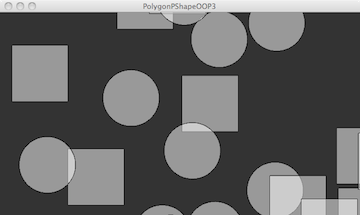
#> input picture images/source/touch1.png, 360 x 215 px
$ python segTest2.py
#> lines starting #> are read from the running program, lines starting #| are printed output that depends on the picture; after the words box and inside, x2 and y2 are one past the last pixel; in counts of white or black regions, pixels touching at a corner belong together
import numpy as np
import cv2
from matplotlib import pyplot as plt
img = cv2.imread('images/source/touch1.png')
#> img is the input picture: shape (215, 360, 3); mean B, G, R 98.3, 98.3, 98.3
#scale
#height, width = img.shape[:2]
#img = cv2.resize(img,(width/2, height/2), interpolation = cv2.INTER_CUBIC)

cv2.imshow('Main',img)
cv2.waitKey(0)
cv2.destroyAllWindows()

gray = cv2.cvtColor(img,cv2.COLOR_BGR2GRAY)

cv2.imshow('Gray',gray)
cv2.waitKey(0)
cv2.destroyAllWindows()


ret, thresh = cv2.threshold(gray,0,255,cv2.THRESH_BINARY_INV+cv2.THRESH_OTSU)
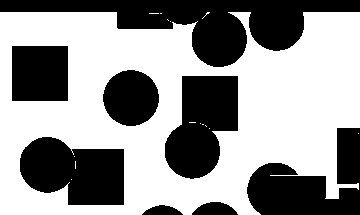
#> thresh: shape (215, 360); 58.5% white; 8 black regions, largest, box (x1, y1, x2, y2) and area: (0, 0, 360, 67) 9813, (247, 128, 360, 215) 5424, (20, 137, 124, 205) 5363
#> ret = 107

# noise removal
kernel = np.ones((3,3),np.uint8)
opening = cv2.morphologyEx(thresh,cv2.MORPH_OPEN,kernel, iterations = 2)
#> opening: shape (215, 360); 58.1% white; 8 black regions, largest, box (x1, y1, x2, y2) and area: (0, 0, 360, 67) 9910, (247, 128, 360, 215) 5542, (20, 137, 124, 205) 5391

cv2.imshow('opening',opening)
cv2.waitKey(0)
cv2.destroyAllWindows()

"""""
opening = cv2.bitwise_not(opening)

cv2.imshow('Bitwise Not opening',opening)
cv2.waitKey(0)
cv2.destroyAllWindows()
"""""
# sure background area
sure_bg = cv2.dilate(opening,kernel,iterations=3)
#> sure_bg: shape (215, 360); 66.3% white; 8 black regions, largest, box (x1, y1, x2, y2) and area: (0, 0, 360, 64) 8135, (250, 131, 360, 215) 4687, (23, 140, 121, 202) 4365

cv2.imshow('sure_bg',sure_bg)
cv2.waitKey(0)
cv2.destroyAllWindows()

# Finding sure foreground area
dist_transform = cv2.distanceTransform(opening,cv2.DIST_L2,5)
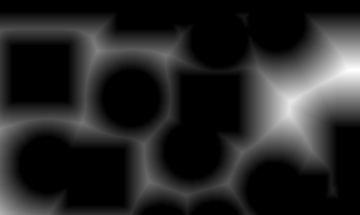
#> dist_transform: shape (215, 360) float32; min 0, max 58, mean 8.6; drawn with min black and max white
ret, sure_fg = cv2.threshold(dist_transform,0.7*dist_transform.max(),255,0)
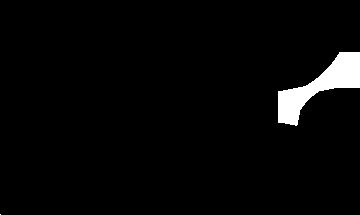
#> sure_fg: shape (215, 360) float32; 3% white; 2 white regions (1 under 20 px), largest, box (x1, y1, x2, y2) and area: (278, 52, 360, 126) 2304
#> ret = 40.6

cv2.imshow('sure_fg',sure_fg)
cv2.waitKey(0)
cv2.destroyAllWindows()

# Finding unknown region
sure_fg = np.uint8(sure_fg)
unknown = cv2.subtract(sure_bg,sure_fg)

cv2.imshow('unknown',unknown)
cv2.waitKey(0)
cv2.destroyAllWindows()

# Marker labelling
ret, markers = cv2.connectedComponents(sure_fg)
#> markers: shape (215, 360) int32; 3 distinct labels, from 0 to 2
#> ret = 3

# Add one to all labels so that sure background is not 0, but 1
markers = markers+1
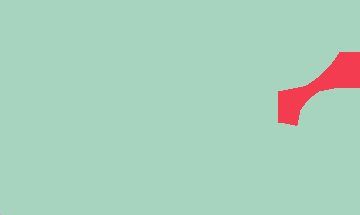
#> markers: shape (215, 360) int32; 3 distinct labels, from 1 to 3; one colour per label, 0 black

# Now, mark the region of unknown with zero
markers[unknown==255] = 0
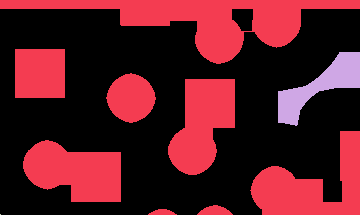
#> markers: shape (215, 360) int32; 4 distinct labels, from 0 to 3; one colour per label, 0 black
markers = cv2.watershed(img,markers)
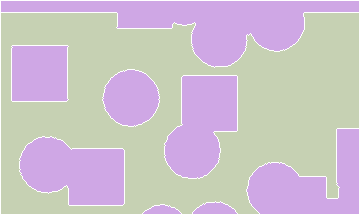
#> markers: shape (215, 360) int32; 3 distinct labels, from -1 to 2; one colour per label, 0 black, -1 white
img[markers == -1] = [0,0,255]  #the boundaries of objects will have a value of -1
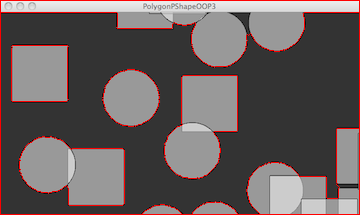
#> img: shape (215, 360, 3); 3.76% of pixels changed, all inside (x1, y1, x2, y2) = (0, 0, 360, 215)
cv2.imshow('Final Segmentation',img)
cv2.waitKey(0)
cv2.destroyAllWindows()

$ run again, with images/source/touch2.png copied over images/source/touch1.png
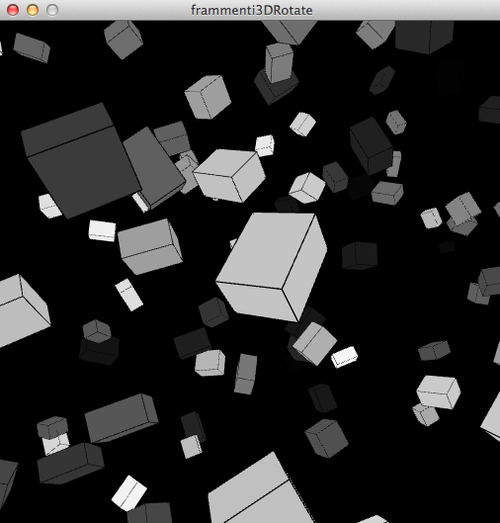
#> input picture images/source/touch2.png, 500 x 523 px
#> img is the input picture: shape (523, 500, 3); mean B, G, R 41.4, 41.4, 41.5
#> `ret, thresh = cv2.threshold(gray,0,255,cv2.THRESH_BINARY_INV+cv2.THRES..`:
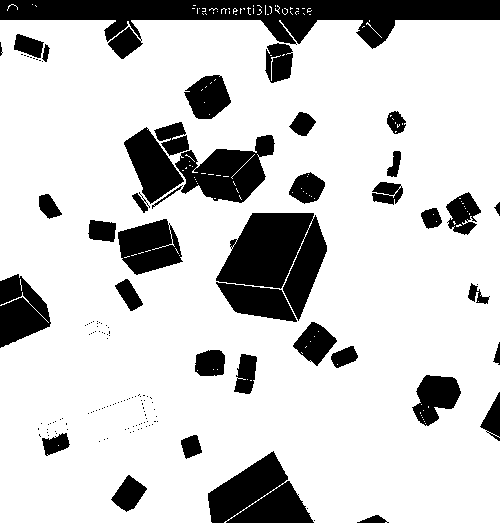
#> thresh: shape (523, 500); 80.2% white; 142 black regions (103 under 20 px), largest, box (x1, y1, x2, y2) and area: (0, 0, 500, 59) 12263, (216, 213, 327, 321) 6865, (208, 451, 314, 523) 4618
#> `ret, thresh = cv2.threshold(gray,0,255,cv2.THRESH_BINARY_INV+cv2.THRES..`: ret = 91
#> opening: shape (523, 500); 79.4% white; 83 black regions (50 under 20 px), largest, box (x1, y1, x2, y2) and area: (0, 0, 500, 83) 13607, (216, 213, 327, 322) 8961, (124, 122, 275, 213) 7432
#> sure_bg: shape (523, 500); 85.1% white; 31 black regions (3 under 20 px), largest, box (x1, y1, x2, y2) and area: (0, 0, 500, 79) 11153, (220, 216, 324, 318) 7673, (129, 126, 261, 207) 5341
#> sure_fg: shape (523, 500) float32; 2.3% white; 6 white regions, box (x1, y1, x2, y2) and area: (455, 82, 500, 138) 1834, (440, 484, 500, 523) 1472, (0, 116, 66, 148) 1018, (0, 498, 54, 523) 582, (333, 427, 366, 458) 522, (380, 274, 410, 316) 492
#> `ret, sure_fg = cv2.threshold(dist_transform,0.7*dist_transform.max(),2..`: ret = 62.37
#> `ret, markers = cv2.connectedComponents(sure_fg)`: ret = 7
#> `img[markers == -1] = [0,0,255]`:
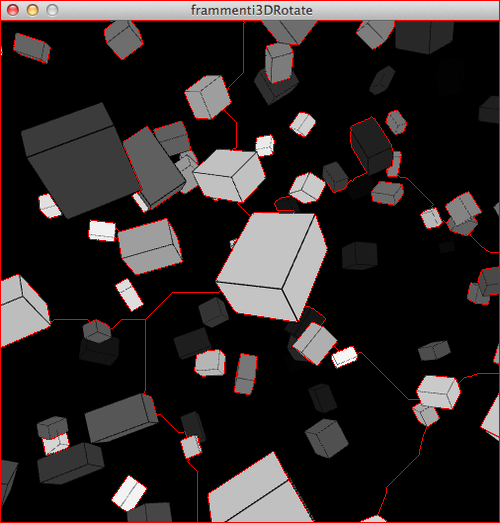
#> img: shape (523, 500, 3); 2.62% of pixels changed, all inside (x1, y1, x2, y2) = (0, 0, 500, 523)

$ run again, with images/source/touch3.png copied over images/source/touch1.png
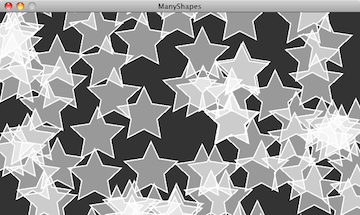
#> input picture images/source/touch3.png, 360 x 215 px
#> img is the input picture: shape (215, 360, 3); mean B, G, R 148.2, 148.2, 148.3
#> `ret, thresh = cv2.threshold(gray,0,255,cv2.THRESH_BINARY_INV+cv2.THRES..`:
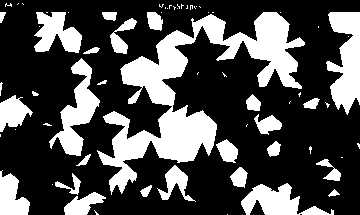
#> thresh: shape (215, 360); 29.9% white; 68 white regions (40 under 20 px), largest, box (x1, y1, x2, y2) and area: (97, 12, 305, 195) 10630, (326, 12, 360, 115) 2255, (49, 58, 100, 156) 1857
#> `ret, thresh = cv2.threshold(gray,0,255,cv2.THRESH_BINARY_INV+cv2.THRES..`: ret = 119
#> opening: shape (215, 360); 28% white; 33 white regions, largest, box (x1, y1, x2, y2) and area: (100, 108, 217, 190) 4011, (221, 12, 304, 88) 2881, (121, 31, 194, 105) 2570
#> sure_bg: shape (215, 360); 44.1% white; 18 white regions, largest, box (x1, y1, x2, y2) and area: (97, 9, 330, 215) 19592, (324, 9, 360, 113) 2986, (55, 57, 102, 159) 2834
#> sure_fg: shape (215, 360) float32; 0.67% white; 5 white regions, box (x1, y1, x2, y2) and area: (174, 126, 200, 147) 243, (354, 49, 360, 84) 125, (0, 191, 14, 215) 84, (269, 26, 274, 47) 48, (278, 208, 283, 215) 21
#> `ret, sure_fg = cv2.threshold(dist_transform,0.7*dist_transform.max(),2..`: ret = 14.7
#> unknown: shape (215, 360); 43.4% white; 18 white regions, largest, box (x1, y1, x2, y2) and area: (97, 9, 330, 215) 19280, (324, 9, 360, 113) 2861, (55, 57, 102, 159) 2834
#> `ret, markers = cv2.connectedComponents(sure_fg)`: ret = 6
#> `img[markers == -1] = [0,0,255]`:
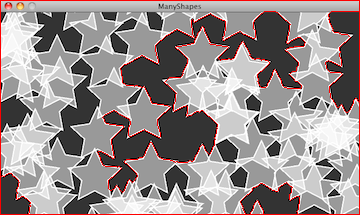
#> img: shape (215, 360, 3); 3.54% of pixels changed, all inside (x1, y1, x2, y2) = (0, 0, 360, 215)

$ run again, with images/source/touch4.png copied over images/source/touch1.png
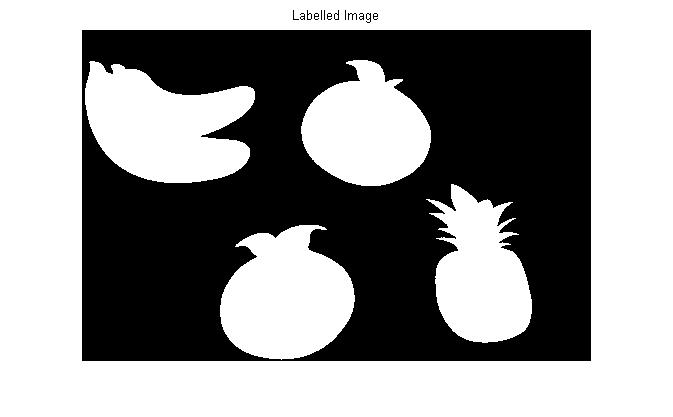
#> input picture images/source/touch4.png, 673 x 417 px
#> img is the input picture: shape (417, 673, 3); min 0, max 255, mean 146.3
#> thresh: shape (417, 673); 42.6% white; 14 white regions (9 under 20 px), largest, box (x1, y1, x2, y2) and area: (82, 30, 591, 361) 119347, (348, 13, 357, 20) 25, (366, 13, 371, 23) 24, (307, 10, 312, 20) 21, (334, 10, 339, 20) 21
#> `ret, thresh = cv2.threshold(gray,0,255,cv2.THRESH_BINARY_INV+cv2.THRES..`: ret = 39
#> opening: shape (417, 673); 42.4% white; 1 white region, box (x1, y1, x2, y2) and area: (82, 30, 591, 361) 118938
#> sure_bg: shape (417, 673); 46.7% white; 1 white region, box (x1, y1, x2, y2) and area: (79, 27, 594, 364) 131013
#> sure_fg: shape (417, 673) float32; 1.8% white; 2 white regions, box (x1, y1, x2, y2) and area: (475, 87, 534, 149) 2882, (139, 235, 179, 304) 2091
#> `ret, sure_fg = cv2.threshold(dist_transform,0.7*dist_transform.max(),2..`: ret = 57.4
#> unknown: shape (417, 673); 44.9% white; 1 white region, box (x1, y1, x2, y2) and area: (79, 27, 594, 364) 126040
#> `ret, markers = cv2.connectedComponents(sure_fg)`: ret = 3
#> `img[markers == -1] = [0,0,255]`:
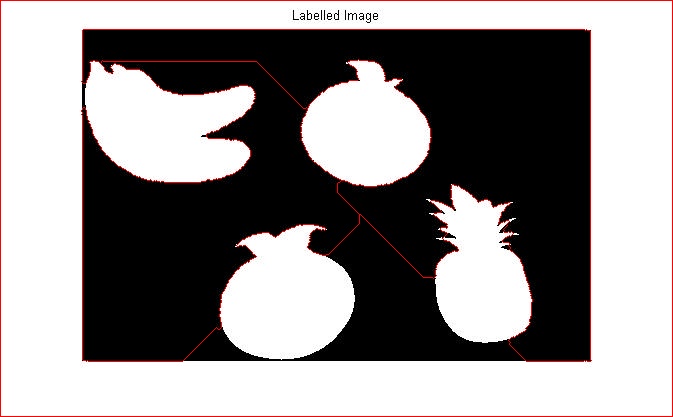
#> img: shape (417, 673, 3); 1.94% of pixels changed, all inside (x1, y1, x2, y2) = (0, 0, 673, 417)
